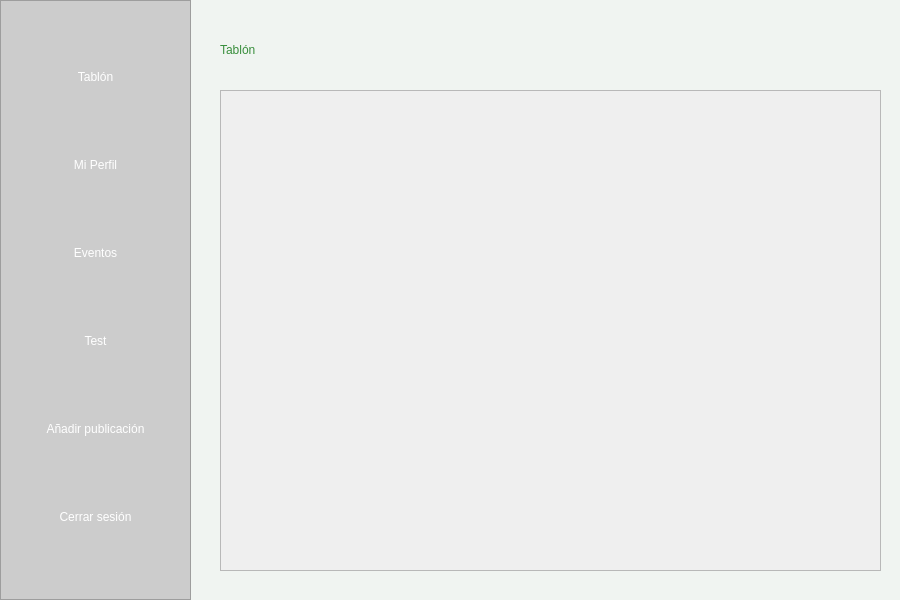
<?xml version="1.0" encoding="UTF-8"?>
<ui version="4.0">
 <class>MainWindow</class>
 <widget class="QMainWindow" name="MainWindow">
  <property name="geometry">
   <rect>
    <x>0</x>
    <y>0</y>
    <width>900</width>
    <height>600</height>
   </rect>
  </property>
  <property name="windowTitle">
   <string>Panel Principal</string>
  </property>
  <property name="styleSheet">
   <string notr="true">
    QMainWindow {
        background-color: #f0f4f1;
    }
    QPushButton {
        background-color: #2e7d32;
        color: white;
        border-radius: 8px;
        font: bold 10pt &quot;Segoe UI&quot;;
        padding: 8px;
    }
    QPushButton:hover {
        background-color: #388e3c;
    }
   </string>
  </property>
  <widget class="QWidget" name="centralwidget">
   <widget class="QFrame" name="MenuLateral">
    <property name="geometry">
     <rect>
      <x>0</x>
      <y>0</y>
      <width>191</width>
      <height>600</height>
     </rect>
    </property>
    <property name="styleSheet">
     <string notr="true">background-color: #cccccc;</string>
    </property>
    <property name="frameShape">
     <enum>QFrame::StyledPanel</enum>
    </property>
    <layout class="QVBoxLayout" name="verticalLayoutSidebar">
     <item>
      <widget class="QPushButton" name="BotonTablon">
       <property name="styleSheet">
        <string notr="true">      QPushButton:hover {
        background-color: #388e3c;
      }</string>
       </property>
       <property name="text">
        <string>Tablón</string>
       </property>
      </widget>
     </item>
     <item>
      <widget class="QPushButton" name="BotonMiPerfil">
       <property name="styleSheet">
        <string notr="true">
      QPushButton:hover {
        background-color: #388e3c;
      }</string>
       </property>
       <property name="text">
        <string>Mi Perfil</string>
       </property>
      </widget>
     </item>
     <item>
      <widget class="QPushButton" name="BotonEventos">
       <property name="styleSheet">
        <string notr="true">      QPushButton:hover {
        background-color: #388e3c;
      }</string>
       </property>
       <property name="text">
        <string>Eventos</string>
       </property>
      </widget>
     </item>
     <item>
      <widget class="QPushButton" name="BotonTest">
       <property name="styleSheet">
        <string notr="true">
      QPushButton:hover {
        background-color: #388e3c;
      }</string>
       </property>
       <property name="text">
        <string>Test</string>
       </property>
      </widget>
     </item>
     <item>
      <widget class="QPushButton" name="BotonPublicacion">
       <property name="styleSheet">
        <string notr="true">      QPushButton:hover {
        background-color: #388e3c;
      }</string>
       </property>
       <property name="text">
        <string>Añadir publicación</string>
       </property>
      </widget>
     </item>
     <item>
      <widget class="QPushButton" name="BotonCerrarSesion">
       <property name="styleSheet">
        <string notr="true">      QPushButton:hover {
        background-color: #388e3c;
      }</string>
       </property>
       <property name="text">
        <string>Cerrar sesión</string>
       </property>
      </widget>
     </item>
    </layout>
   </widget>
   <widget class="QLabel" name="mainLabel">
    <property name="geometry">
     <rect>
      <x>220</x>
      <y>30</y>
      <width>600</width>
      <height>40</height>
     </rect>
    </property>
    <property name="styleSheet">
     <string notr="true">font: 18pt &quot;Century&quot;;
color: #388e3c;</string>
    </property>
    <property name="text">
     <string>Tablón</string>
    </property>
   </widget>
   <widget class="QScrollArea" name="scrollArea">
    <property name="geometry">
     <rect>
      <x>220</x>
      <y>90</y>
      <width>661</width>
      <height>481</height>
     </rect>
    </property>
    <property name="widgetResizable">
     <bool>true</bool>
    </property>
    <widget class="QWidget" name="scrollAreaWidgetContents">
     <property name="geometry">
      <rect>
       <x>0</x>
       <y>0</y>
       <width>659</width>
       <height>479</height>
      </rect>
     </property>
    </widget>
   </widget>
  </widget>
 </widget>
 <resources/>
 <connections/>
</ui>
